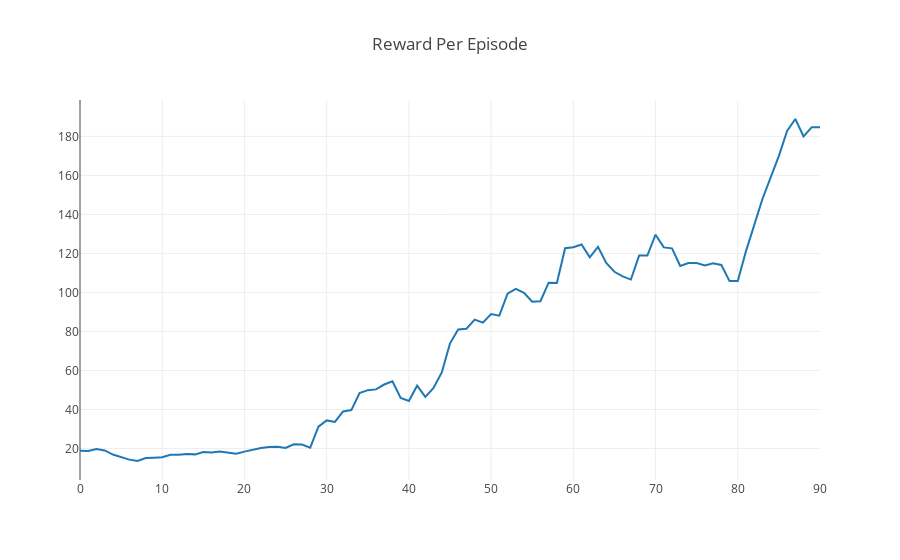

The cell this chart's notebook holds for it:
### Code cell
plotly.offline.iplot({
    "data": [go.Scatter(x=np.arange(len(ep_rewards)), y=moving_average(ep_rewards, 10))],
    "layout": go.Layout(title="Reward Per Episode")
})

### Figure 1 — Plotly figure (JSON) as saved in the notebook; plotly's stock layout.template omitted (floating-point values rounded to 4 significant figures)
{"data": [{"type": "scatter", "uid": "b92fc5b2-10d3-4612-b11f-3c2c82787238", "x": [0, 1, 2, 3, 4, 5, 6, 7, 8, 9, 10, 11, 12, 13, 14, 15, 16, 17, 18, 19, 20, 21, 22, 23, 24, 25, 26, 27, 28, 29, 30, 31, 32, 33, 34, 35, 36, 37, 38, 39, 40, 41, 42, 43, 44, 45, 46, 47, 48, 49, 50, 51, 52, 53, 54, 55, 56, 57, 58, 59, 60, 61, 62, 63, 64, 65, 66, 67, 68, 69, 70, 71, 72, 73, 74, 75, 76, 77, 78, 79, 80, 81, 82, 83, 84, 85, 86, 87, 88, 89, 90, 91, 92, 93, 94, 95, 96, 97, 98, 99], "y": [18.8, 18.7, 19.7, 19, 16.9, 15.7, 14.3, 13.6, 15.1, 15.3, 15.5, 16.8, 16.8, 17.2, 17, 18.2, 18, 18.5, 17.9, 17.3, 18.4, 19.5, 20.3, 20.8, 20.9, 20.3, 22.2, 22, 20.4, 31.2, 34.4, 33.6, 39, 39.7, 48.4, 49.9, 50.3, 52.8, 54.5, 45.9, 44.4, 52.2, 46.5, 51.1, 59, 73.9, 81, 81.4, 86.1, 84.5, 88.9, 88.1, 99.4, 101.8, 99.8, 95.2, 95.5, 105, 104.8, 122.7, 123.2, 124.6, 118, 123.4, 115.1, 110.6, 108.2, 106.6, 118.9, 118.9, 129.6, 123.1, 122.6, 113.6, 115.1, 115.1, 113.8, 114.9, 114.1, 105.8, 105.8, 121.2, 134, 147.9, 159, 170, 182.8, 188.9, 180, 184.7, 184.7]}], "layout": {"autosize": true, "title": {"text": "Reward Per Episode"}, "xaxis": {"autorange": true, "range": [0, 90], "type": "linear"}, "yaxis": {"autorange": true, "range": [3.861, 198.6], "type": "linear"}}}
